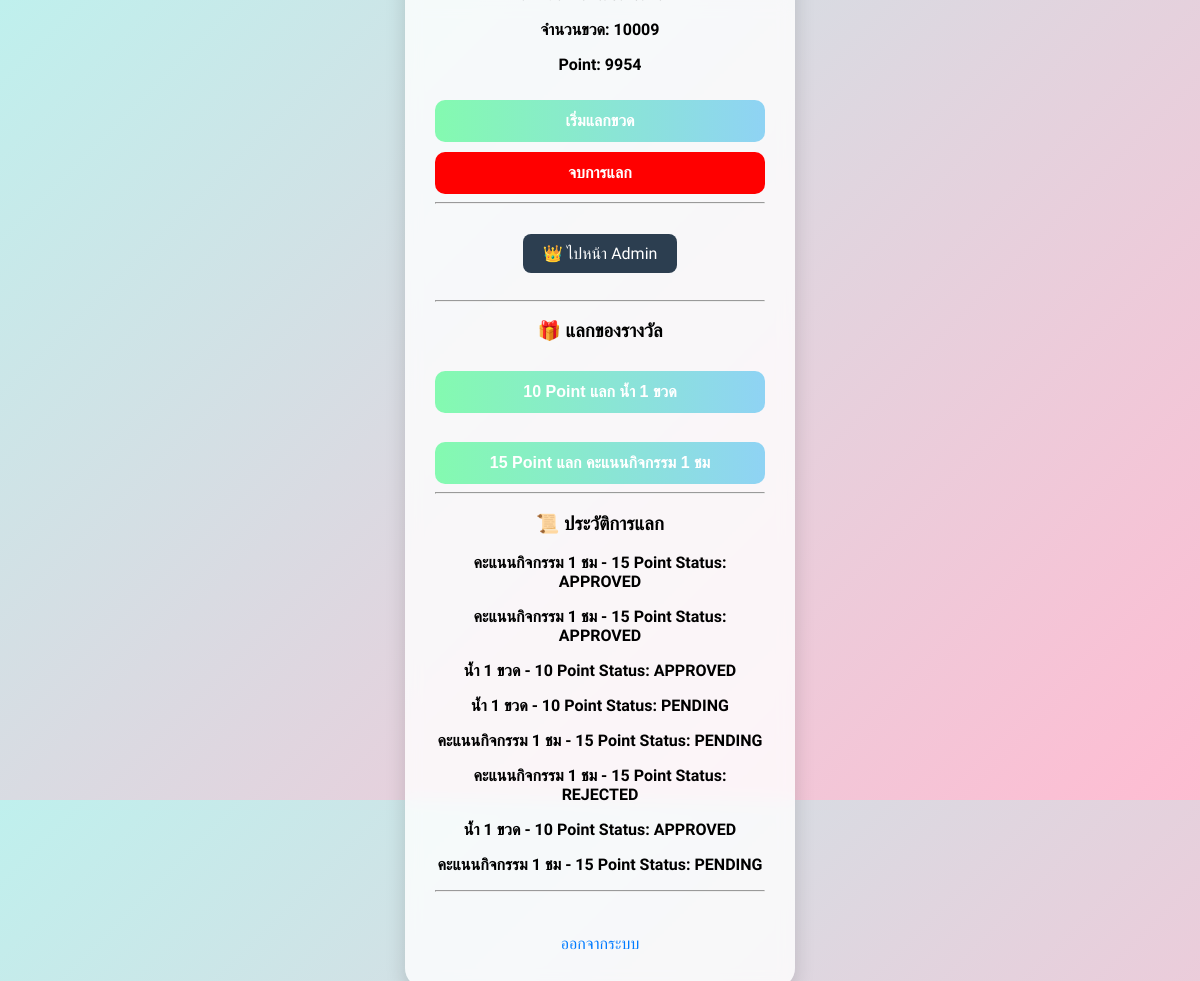
The app's page /bottle-exchange/Proj/dashboard.php (signed in) with its own data.
### tables this page shows
CREATE TABLE `users` (
  `id` int(11) NOT NULL,
  `studentId` varchar(50) NOT NULL,
  `password` varchar(255) NOT NULL,
  `fullname` varchar(100) NOT NULL,
  `grade` varchar(20) NOT NULL,
  `major` varchar(100) NOT NULL,
  `created_at` timestamp NOT NULL DEFAULT current_timestamp(),
  `raw_password` varchar(255) DEFAULT NULL,
  `bottles` int(11) NOT NULL DEFAULT 0,
  `points` float NOT NULL DEFAULT 0,
  `role` varchar(20) DEFAULT 'user'
);

CREATE TABLE `exchange_requests` (
  `id` int(11) NOT NULL,
  `user_id` int(11) NOT NULL,
  `reward_name` varchar(100) NOT NULL,
  `point_used` int(11) NOT NULL,
  `status` varchar(20) DEFAULT 'PENDING',
  `created_at` timestamp NOT NULL DEFAULT current_timestamp()
);

### bottle-exchange/Proj/dashboard.php (the view, shortened to what this page needs)
<?php
include 'db.php';
$userId = $_SESSION['user'];
$stmt = $conn->prepare("SELECT studentId, fullname, grade, major, bottles, points FROM users WHERE id = ?");
$stmt->bind_param("i", $userId);
$stmt->execute();
$result = $stmt->get_result();
$user = $result->fetch_assoc();
?>
<!DOCTYPE html>
<html lang="th">
<head>
  <link rel="stylesheet" href="css/style.css">
</head>
<body>
  <div class="container">
    <p><strong>รหัสนักศึกษา:<?php echo $user['studentId'];?></p>
    <p><strong>จำนวนขวด:</strong> <?php echo $user['bottles']; ?></p>
    <p><strong>Point:</strong> <?php echo $user['points']; ?></p>
    <button onclick="startExchange()">เริ่มแลกขวด</button>
<br>
<button onclick="endExchange()" style="background:red;color:white;">
  จบการแลก
</button>
<br>
<?php if(isset($_SESSION['role']) && $_SESSION['role'] === 'ADMIN'): ?>
    <hr>
    <div style="margin-top:15px;">
        <a href="admin.php"
           style="background:#2c3e50;
                  color:white;
                  padding:10px 20px;
                  border-radius:8px;
                  text-decoration:none;
                  display:inline-block;">
            👑 ไปหน้า Admin
        </a>
    </div>
<?php endif; ?>
<br>
<hr>
<h3>🎁 แลกของรางวัล</h3>
<form action="request_exchange.php" method="POST">
    <button type="submit" name="reward" value="น้ำ 1 ขวด|10">
        10 Point แลก น้ำ 1 ขวด
    </button>
</form>
<br>
<form action="request_exchange.php" method="POST">
    <button type="submit" name="reward" value="คะแนนกิจกรรม 1 ชม|15">
        15 Point แลก คะแนนกิจกรรม 1 ชม
    </button>
</form>
<hr>
<h3>📜 ประวัติการแลก</h3>
<?php
$userId = (int)$_SESSION['user'];
$stmt = $conn->prepare("SELECT reward_name, point_used, status, created_at
                        FROM exchange_requests
                        WHERE user_id = ?
                        ORDER BY created_at DESC");
if($stmt){
    $stmt->bind_param("i", $userId);
    $stmt->execute();
    $result = $stmt->get_result();
    while($row = $result->fetch_assoc()){
        echo "<p>
        {$row['reward_name']} - {$row['point_used']} Point
        <b>Status:</b> {$row['status']}
        </p>";
    }
}else{
    echo "ยังไม่มีประวัติการแลก";
}
?>
<hr>
<br>
    <a href="logout.php" class="btn">ออกจากระบบ</a>
  </div>
</body>
</html>

### bottle-exchange/Proj/css/style.css (style rules this page uses)
body { font-family: 'Prompt', sans-serif; background: linear-gradient(135deg, #bff0ed, #ffbcd2); display: flex; justify-content: center; align-items: center; height: 100vh; margin: 0; }
.container { background: #ffffffcc; backdrop-filter: blur(8px); padding: 35px 30px; border-radius: 20px; box-shadow: 0 8px 20px rgba(0,0,0,0.15); width: 330px; text-align: center; transition: transform 0.2s ease-in-out; }
button { width: 100%; padding: 12px; margin-top: 10px; border: none; border-radius: 10px; background: linear-gradient(90deg, #84fab0, #8fd3f4); color: #fff; font-weight: 600; font-size: 16px; cursor: pointer; transition: transform 0.2s, box-shadow 0.3s; }
a { display: inline-block; margin-top: 15px; color: #007bff; text-decoration: none; font-weight: 500; }

### records on screen
users: bottles "10009", points "9954"
exchange_requests: reward_name "คะแนนกิจกรรม 1 ชม", point_used "15", status "APPROVED"
exchange_requests: reward_name "คะแนนกิจกรรม 1 ชม", point_used "15", status "APPROVED"
exchange_requests: reward_name "น้ำ 1 ขวด", point_used "10", status "APPROVED"
exchange_requests: reward_name "น้ำ 1 ขวด", point_used "10", status "PENDING"
exchange_requests: reward_name "คะแนนกิจกรรม 1 ชม", point_used "15", status "PENDING"
exchange_requests: reward_name "คะแนนกิจกรรม 1 ชม", point_used "15", status "REJECTED"
exchange_requests: reward_name "น้ำ 1 ขวด", point_used "10", status "APPROVED"
exchange_requests: reward_name "คะแนนกิจกรรม 1 ชม", point_used "15", status "PENDING"
